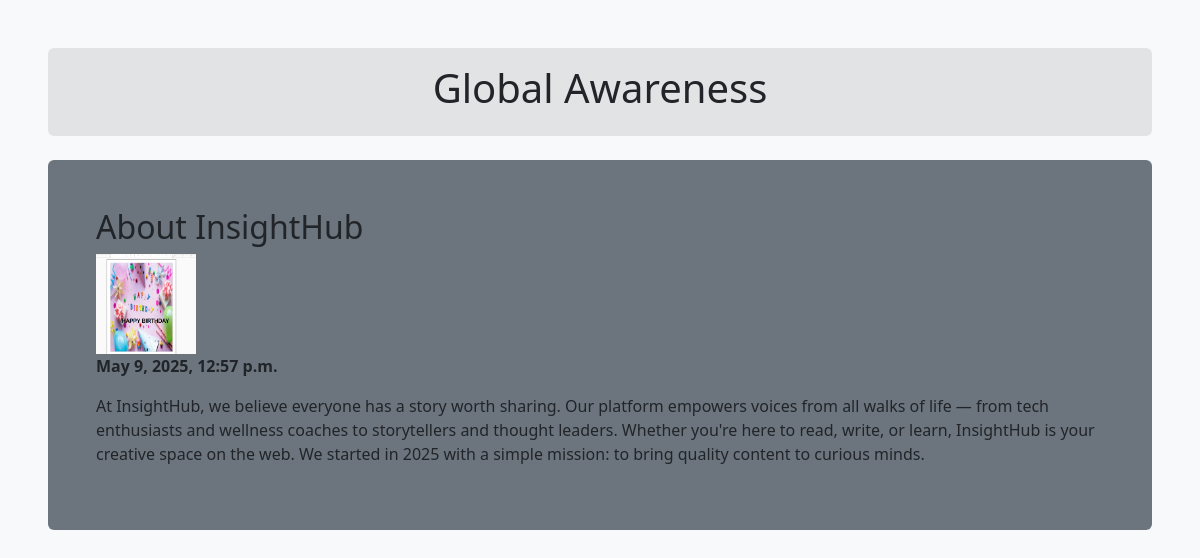
/new/2, run on the app's committed database.
### post/models.py (models this page shows)
class Post(models.Model):
    title=models.CharField(max_length=200)
    image=models.ImageField(upload_to='media/images/')
    content=models.TextField()
    created_at=models.DateTimeField(auto_now_add=True)
    update_at=models.DateTimeField(auto_now_add=True)

### post/views.py (the view)
# urls.py: path('new/<str:pk>', views.new, name='new'),
def new(request, pk):
    post = Post.objects.get(id=pk)
    return render(request, 'new.html', {'post': post})

### post/templates/new.html (shortened to what this page needs)
{% load static %}
<!DOCTYPE html>
<html lang="en">
<head>
    <link rel="stylesheet" href="{% static 'css/bootstrap.min.css' %}">
</head>
<body class="m-5 bg-light">
    <header class="text-center font-weight-bold bg-secondary-subtle text-dark p-3 rounded">
        <h1>Global Awareness</h1>
    </header>
    <section class="mt-4 p-5 bg-secondary rounded text-justify">
        <h2>{{post.title}}</h2>
        <img src="{{post.image}}" width="100" height="100" alt="">
    <p>
        <strong>{{post.created_at}}</strong>
    </p>
        <p>
            {{post.content}}
        </p>
    </section>
</body>
</html>

### data on the page
Post: title "About InsightHub", image (picture), created_at "May 9, 2025, 12:57 p.m.", content "At InsightHub, we believe everyone has a story worth sharing. Our platform empowers voices from all walks of life — from tech enthusiasts and wellness coaches to storytellers and thought leaders. Whether you're here to read, write, or learn, InsightHub is your creative space on the web. We started in 2025 with a simple mission: to bring quality content to curious minds."
